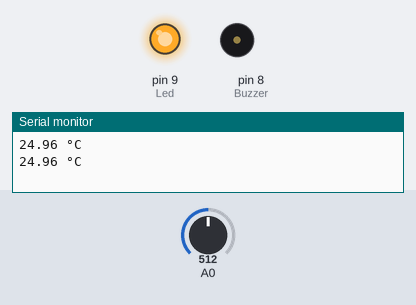
Recording of a sketch running on a simulated Arduino Uno, built with avr-gcc and run on an emulated ATmega328P. Shown: output pins drawn as LEDs (lit = HIGH), buzzer (waves = sounding, pin HIGH), the last lines printed to the serial monitor. Inputs (shaded band) come from the test bench; at power-on: A0 = 512.

Above: at 1.6 s.
1.7 s: A0 set to 550
5.2 s: A0 set to 571
At 6.5 s:
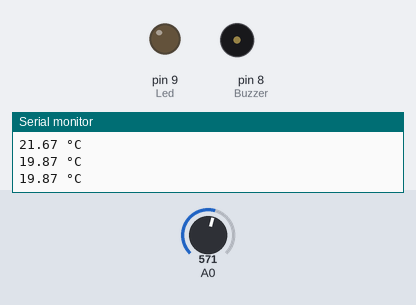
7.6 s: A0 set to 511
At 8.21 s:
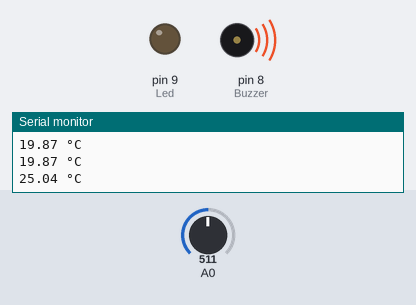
11.2 s: A0 set to 716
At 11.41 s:
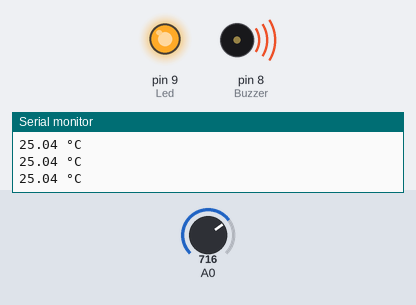
Timing chart, 0 to 14.2 s (numbered marks = the images above; inputs shaded):
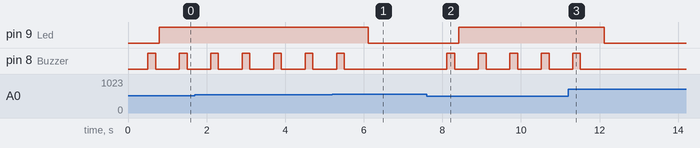

Measured:
- the behaviour switches between 557 and 558 on A0 (found by bisection; images 0 and 1)
- after the input at 5.2 s, pin 9 (Led): HIGH → LOW after 0.91 s; pin 8 (Buzzer): goes on until 5.5 s, then stays LOW
- after the input at 7.6 s, pin 9 (Led): LOW → HIGH after 0.81 s; pin 8 (Buzzer): alternates HIGH for 0.20 s and LOW for 0.60 s, starting after 0.51 s
- after the input at 11.2 s, pin 9 (Led): HIGH → LOW after 0.92 s; pin 8 (Buzzer): goes on until 11.5 s, then stays LOW
- by itself, pin 8 (Buzzer): alternates HIGH for 0.20 s and LOW for 0.60 s

The sketch:

Temprature_Alarm_Sketch.ino
```cpp
int Ro = 10, B =  3977; //Nominal resistance 10K, Beta constant
int Rseries = 10;// Series resistor 10K
float To = 298.15; // Nominal Temperature
int Buzzer = 8;
int Led = 9;

 void setup() {
 pinMode (Led, OUTPUT);
 pinMode (Buzzer, OUTPUT);
 Serial.begin(9600);
}
//Tc
void loop() {

  /*Read analog outputof NTC module,
   i.e the voltage across the thermistor */
  float Vi = analogRead(A0) * (5.0 / 1023.0);
  //Convert voltage measured to resistance value
  //All Resistance are in kilo ohms.
  float R = (Vi * Rseries) / (5 - Vi);
  /*Use R value in steinhart and hart equation
    Calculate temperature value in kelvin*/
  float T =  1 / ((1 / To) + ((log(R / Ro)) / B));
  float Tc = T - 273.15; // Converting kelvin to celsius
  Serial.print(Tc);Serial.println(" °C"); //Prints to serial monitor the temprature and "C" Symbol
  delay (500); //Wait a bit in between

  if (Tc >= 21) { //If temp reaches above 21 degrees
    BuzzerRing(); //Ring buzzer
    digitalWrite (Led, HIGH); //Turn LED on
  } else {
    digitalWrite (Buzzer, LOW); //Else, turn it off
    digitalWrite (Led, LOW); //Turn LED off
  }
}

void BuzzerRing() {
digitalWrite (Buzzer, HIGH); //Turn buzzer on
delay (200); //Wait 200 ms
digitalWrite (Buzzer, LOW); //Turn buzzer off
delay (100); //Wait 100 ms
}
```
